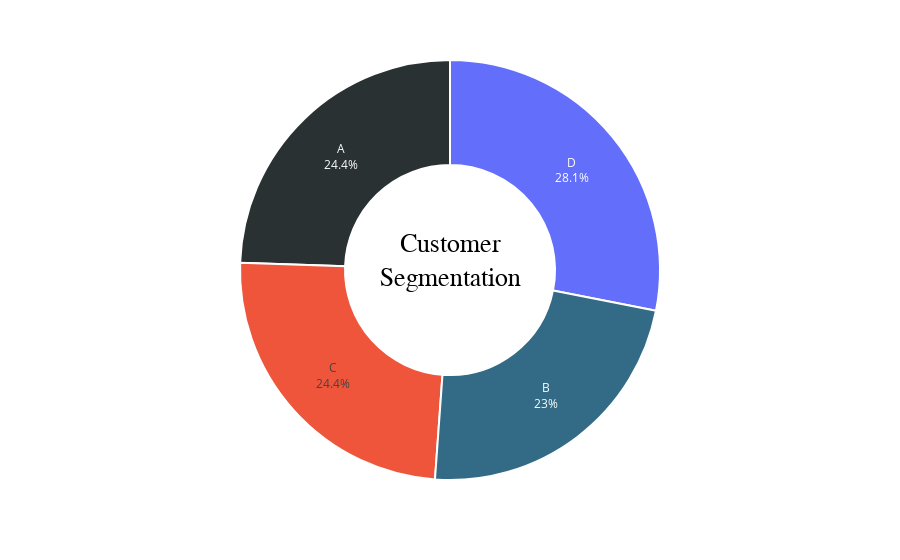

The notebook cell saved with this chart:
### Markdown cell above
# EDA

### Code cell
plot_data = data.groupby('Segmentation')['Segmentation'].agg(['count']).reset_index()

fig = px.pie(plot_data, values = plot_data['count'], names = plot_data['Segmentation'])

fig.update_traces(textposition = 'inside', textinfo = 'percent + label', hole = 0.5, 
                  marker = dict(colors = ['#2A3132','#336B87'], line = dict(color = 'white', width = 2)))

fig.update_layout(title_text = 'Customer<br>Segmentation', title_x = 0.5, title_y = 0.55, title_font_size = 26, 
                  title_font_family = 'Calibri', title_font_color = 'black', showlegend = False)
                  
fig.show()

### Figure 1 — Plotly figure (JSON) as saved in the notebook; plotly's stock layout.template omitted (floating-point values rounded to 4 significant figures)
{"data": [{"domain": {"x": [0.0, 1.0], "y": [0.0, 1.0]}, "hole": 0.5, "hovertemplate": "Segmentation=%{label}<br>count=%{value}<extra></extra>", "labels": ["A", "B", "C", "D"], "legendgroup": "", "marker": {"colors": ["#2A3132", "#336B87"], "line": {"color": "white", "width": 2}}, "name": "", "showlegend": true, "textinfo": "percent+label", "textposition": "inside", "type": "pie", "values": [1972, 1858, 1970, 2268]}], "layout": {"legend": {"tracegroupgap": 0}, "margin": {"t": 60}, "showlegend": false, "title": {"font": {"color": "black", "family": "Calibri", "size": 26}, "text": "Customer<br>Segmentation", "x": 0.5, "y": 0.55}}}
